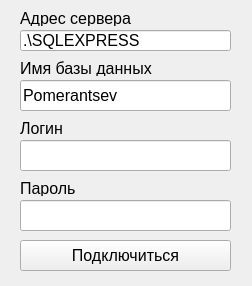
<?xml version="1.0" encoding="UTF-8"?>
<ui version="4.0">
 <class>ConnectionDialog</class>
 <widget class="QWidget" name="ConnectionDialog">
  <property name="geometry">
   <rect>
    <x>0</x>
    <y>0</y>
    <width>252</width>
    <height>286</height>
   </rect>
  </property>
  <property name="windowTitle">
   <string>Form</string>
  </property>
  <widget class="QLineEdit" name="lineEdit">
   <property name="geometry">
    <rect>
     <x>20</x>
     <y>30</y>
     <width>211</width>
     <height>21</height>
    </rect>
   </property>
   <property name="font">
    <font>
     <pointsize>12</pointsize>
    </font>
   </property>
   <property name="text">
    <string>.\SQLEXPRESS</string>
   </property>
  </widget>
  <widget class="QPushButton" name="pushButton">
   <property name="geometry">
    <rect>
     <x>20</x>
     <y>240</y>
     <width>211</width>
     <height>31</height>
    </rect>
   </property>
   <property name="font">
    <font>
     <pointsize>12</pointsize>
    </font>
   </property>
   <property name="text">
    <string>Подключиться</string>
   </property>
  </widget>
  <widget class="QLabel" name="label">
   <property name="geometry">
    <rect>
     <x>20</x>
     <y>10</y>
     <width>111</width>
     <height>16</height>
    </rect>
   </property>
   <property name="font">
    <font>
     <pointsize>12</pointsize>
    </font>
   </property>
   <property name="text">
    <string>Адрес сервера</string>
   </property>
  </widget>
  <widget class="QLabel" name="label_2">
   <property name="geometry">
    <rect>
     <x>20</x>
     <y>60</y>
     <width>141</width>
     <height>16</height>
    </rect>
   </property>
   <property name="font">
    <font>
     <pointsize>12</pointsize>
    </font>
   </property>
   <property name="text">
    <string>Имя базы данных</string>
   </property>
  </widget>
  <widget class="QLineEdit" name="lineEdit_2">
   <property name="geometry">
    <rect>
     <x>20</x>
     <y>80</y>
     <width>211</width>
     <height>31</height>
    </rect>
   </property>
   <property name="font">
    <font>
     <pointsize>12</pointsize>
    </font>
   </property>
   <property name="text">
    <string>Pomerantsev</string>
   </property>
  </widget>
  <widget class="QLineEdit" name="lineEdit_3">
   <property name="geometry">
    <rect>
     <x>20</x>
     <y>140</y>
     <width>211</width>
     <height>31</height>
    </rect>
   </property>
   <property name="font">
    <font>
     <pointsize>12</pointsize>
    </font>
   </property>
  </widget>
  <widget class="QLabel" name="label_3">
   <property name="geometry">
    <rect>
     <x>20</x>
     <y>120</y>
     <width>91</width>
     <height>16</height>
    </rect>
   </property>
   <property name="font">
    <font>
     <pointsize>12</pointsize>
    </font>
   </property>
   <property name="text">
    <string>Логин</string>
   </property>
  </widget>
  <widget class="QLabel" name="label_4">
   <property name="geometry">
    <rect>
     <x>20</x>
     <y>180</y>
     <width>91</width>
     <height>16</height>
    </rect>
   </property>
   <property name="font">
    <font>
     <pointsize>12</pointsize>
    </font>
   </property>
   <property name="text">
    <string>Пароль</string>
   </property>
  </widget>
  <widget class="QLineEdit" name="lineEdit_4">
   <property name="geometry">
    <rect>
     <x>20</x>
     <y>200</y>
     <width>211</width>
     <height>31</height>
    </rect>
   </property>
   <property name="font">
    <font>
     <pointsize>12</pointsize>
    </font>
   </property>
  </widget>
 </widget>
 <resources/>
 <connections/>
</ui>
